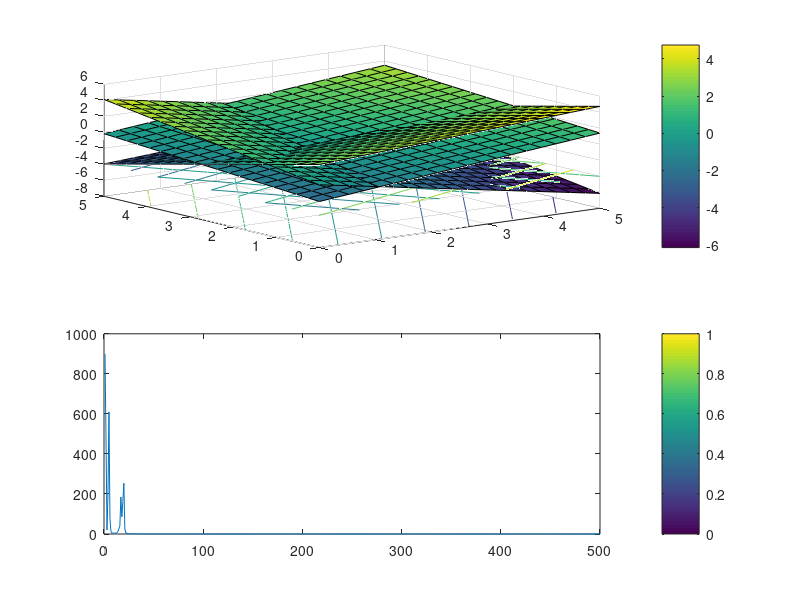
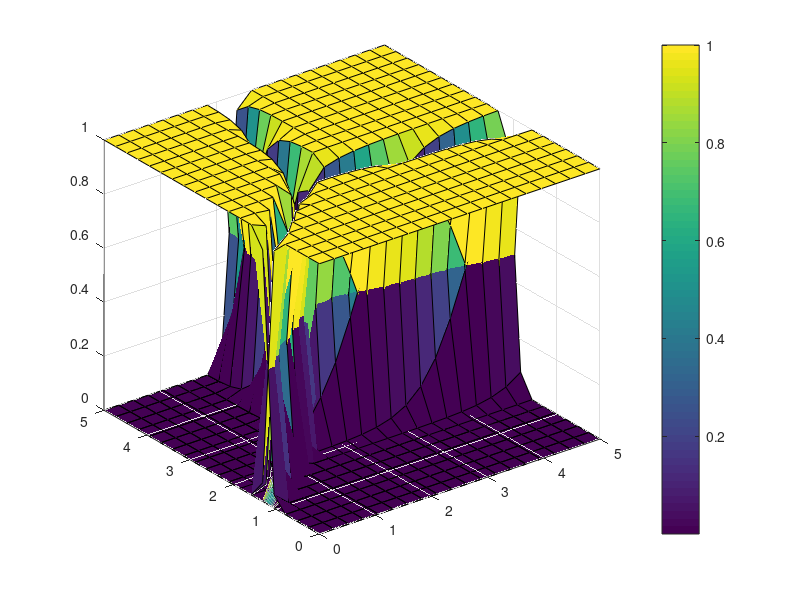

The MATLAB script that drew these images, in order:
## Copyright (C) 2015 Calus Peng
%%@@@@@@@@@@@@@@@@@@@@@@@@@@@@@@@@@@@@@@@@@@@@@@@@@@@@@@@@@@@@@@@@@@@@@@@@@@@@%%%
%%@ logistic  model implementation demo for muti-class classfication problem   @%
%%@ this source code is only used for academic  purpose,if you want to use this@% 
%%@ in you academic project,please site the source <calus peng ,py79hn@163.com>@%
%%@ or if you want to use it for business purpose, please first send a email to@%
%%@ the author for requesting  permission,or you'll be responsiable for your   @%
%%@ illegal  actiities.                                                        @%
%%@@@@@@@@@@@@@@@@@@@@@@@@@@@@@@@@@@@@@@@@@@@@@@@@@@@@@@@@@@@@@@@@@@@@@@@@@@@@@@

## Author: calus peng <py79hn@163.com>
## Created: 2015-11-04

%%%%%%%%%%%%%%%%%%%%%%%%%%%%%%%%%%%%%%%%%%%%%%%%%%%%%%
%%function to genarate the traing data,
%%K- how many classes
%%%%%%%%%%%%%%%%%%%%%%%%%%%%%%%%%%%%%%%%%%%%%%%%%%%%%%
clear;
function [label,data] = generateData(K)
    many =20;
    a=zeros(K,many);
    b=zeros(K,many);
    
   p1=[1.0,3.0;2.5,4;0.0,1.5];
   p2=[0.5,2.0;2.5,4;2.5,3.5];
    for i=1:K
	 a(i,:)=rand(1,many)*(p1(i,2)-p1(i,1))+p1(i,1);
         b(i,:)=rand(1,many)*(p2(i,2)-p2(i,1))+p2(i,1);
    endfor
 
    aa = [a(1,:),a(2,:),a(3,:)];
    bb = [b(1,:),b(2,:),b(3,:)];
    data = [aa;bb];
    label=zeros(length(data),K);
    start=1;
    for i=1:K
	label(start:start+length(a(i,:))-1,i)=1;
        start=start+length(a(i,:));
    endfor
endfunction

%%%%%%%%%%%%%%%%%%%%%%%%%%%%%%%%%%%%%%%%%%%%%%%%%%%%
%% compute each iterator training step cross entropy
%%%%%%%%%%%%%%%%%%%%%%%%%%%%%%%%%%%%%%%%%%%%%%%%%%%%
function [ entropy ] = computeEnropy(w,data,label)
    resultT = w*data;
    sumexpT = sum(exp(resultT));
    predictT = exp(resultT)./repmat(sumexpT,rows(resultT),1);
   entropy = -sum(sum(log(predictT).*label'));   %calculate cross entropy
endfunction


%%%%%%%%%%%%%%%%%%%%%%%%%%%%%%%%%%%%%%%%%%%%%%%%%%%%%%%%%%%%%%%%
%% paramaters finitialization for logistic classfication model%%
%%K: how many classes
%%D: feature dimension
%%LOOP: training iterators numbers
%%RATE:learning rate
%%%%%%%%%%%%%%%%%%%%%%%%%%%%%%%%%%%%%%%%%%%%%%%%%%%%%%%%%%%%%%%%
clear;
K=3;
D=2;
LOOP=500;
count=1;
RATE=0.01;
[label,data] = generateData(K);
data =[ones(1,length(data));data]; %composite the training data
osum = zeros(1,K);
predict=zeros(1,K);

corssEntropys= zeros(1,LOOP); % store each iterator cross entropy
w=(rand(K,D+1)*2-1)./100;     %initlizate the weight w(K,D+1) in range(-0.01,0.01)

while (count<=LOOP)
  dw=zeros(K,D+1);
  for t=1:length(data)    % iterate on all training data
     for i=1:K
	  osum(i)=0;
	for j=1:D+1
	 osum(i)=osum(i)+w(i,j)*data(j,t);
	endfor
     endfor
       predict=exp(osum)./sum(exp(osum));
     for j=1:D+1
	dw(:,j)=dw(:,j)+(label(t,:)'-predict').*data(j,t);
     endfor
     w=w+RATE*dw;
  endfor
  corssEntropys(1,count) = computeEnropy(w,data,label);
  count+=1;
endwhile

%%%%%%%%%%%%%%%%%%%%%%%%%%%%%%%%%%%%%%%%%%%%%%%%%%%%%%%%%
%%to plot the tarined model on the 3-D coordinate system%%
%%%%%%%%%%%%%%%%%%%%%%%%%%%%%%%%%%%%%%%%%%%%%%%%%%%%%%%%%

x=linspace(0,5,20);
y=linspace(0,5,20);
[xx,yy]=meshgrid(x,y);

tmp_x=reshape(xx,1,length(xx).^2);
tmp_y=reshape(yy,1,length(yy).^2);
tmp_1=ones(size(tmp_x));
plot_data=[tmp_1;tmp_x;tmp_y];

result=w*plot_data;       %prediction value 

sumexp=sum(exp(result));  % used for softmax

figure(1);
subplot(2,1,1);
for k=1:K
    tmp_zz=reshape(result(k,:),length(xx),length(yy));     
    surfc(xx,yy,tmp_zz./10);
    colorbar;
    hold on;
endfor

subplot(2,1,2);
plot(1:length(corssEntropys),corssEntropys);
colorbar;

figure(2); 
for k=1:K
    tmp_zz=reshape(result(k,:),length(xx),length(yy));
    surfc(xx,yy,exp(tmp_zz)./reshape(sumexp,length(xx),length(yy)));
    colorbar;
    hold on;
endfor

